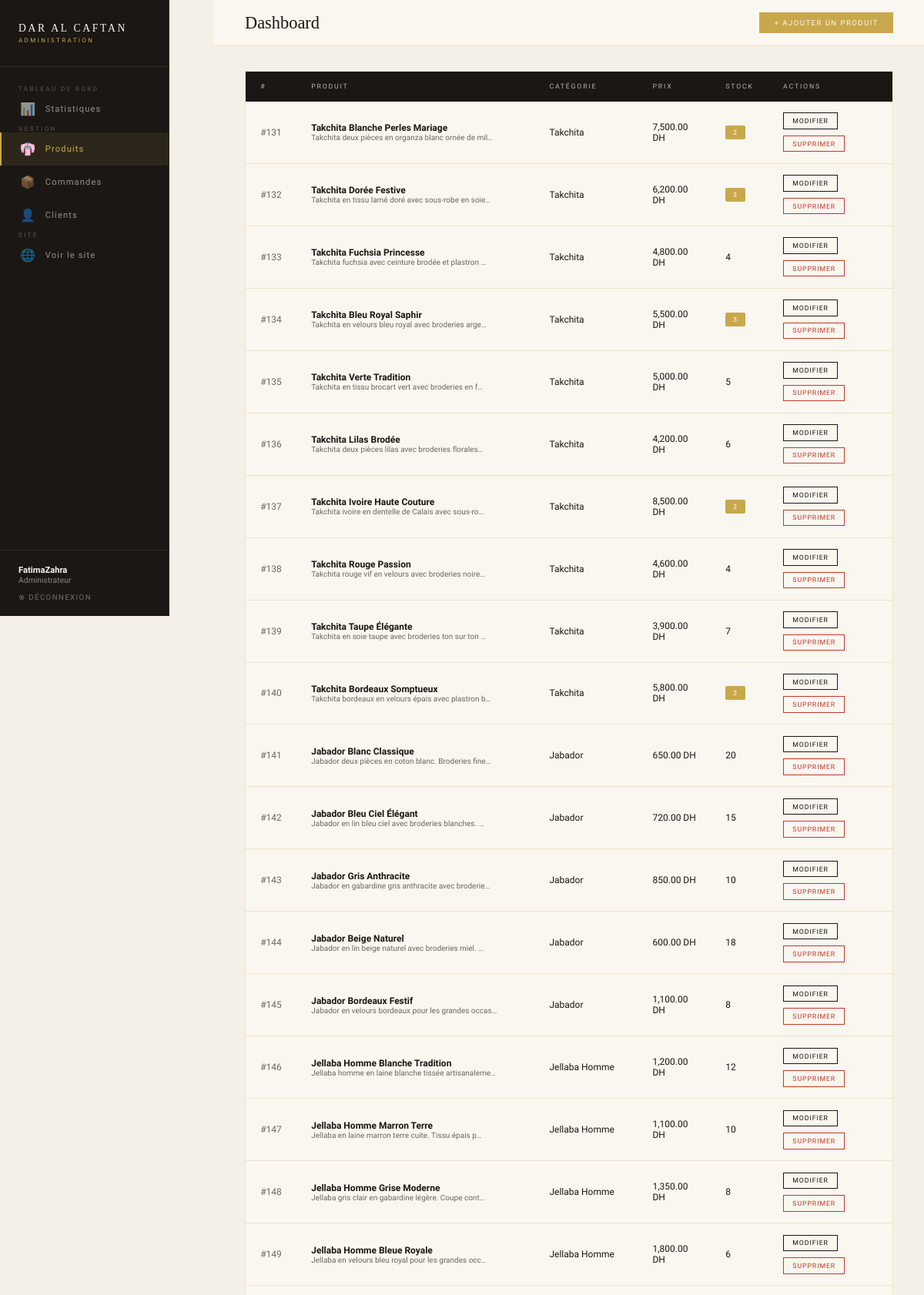
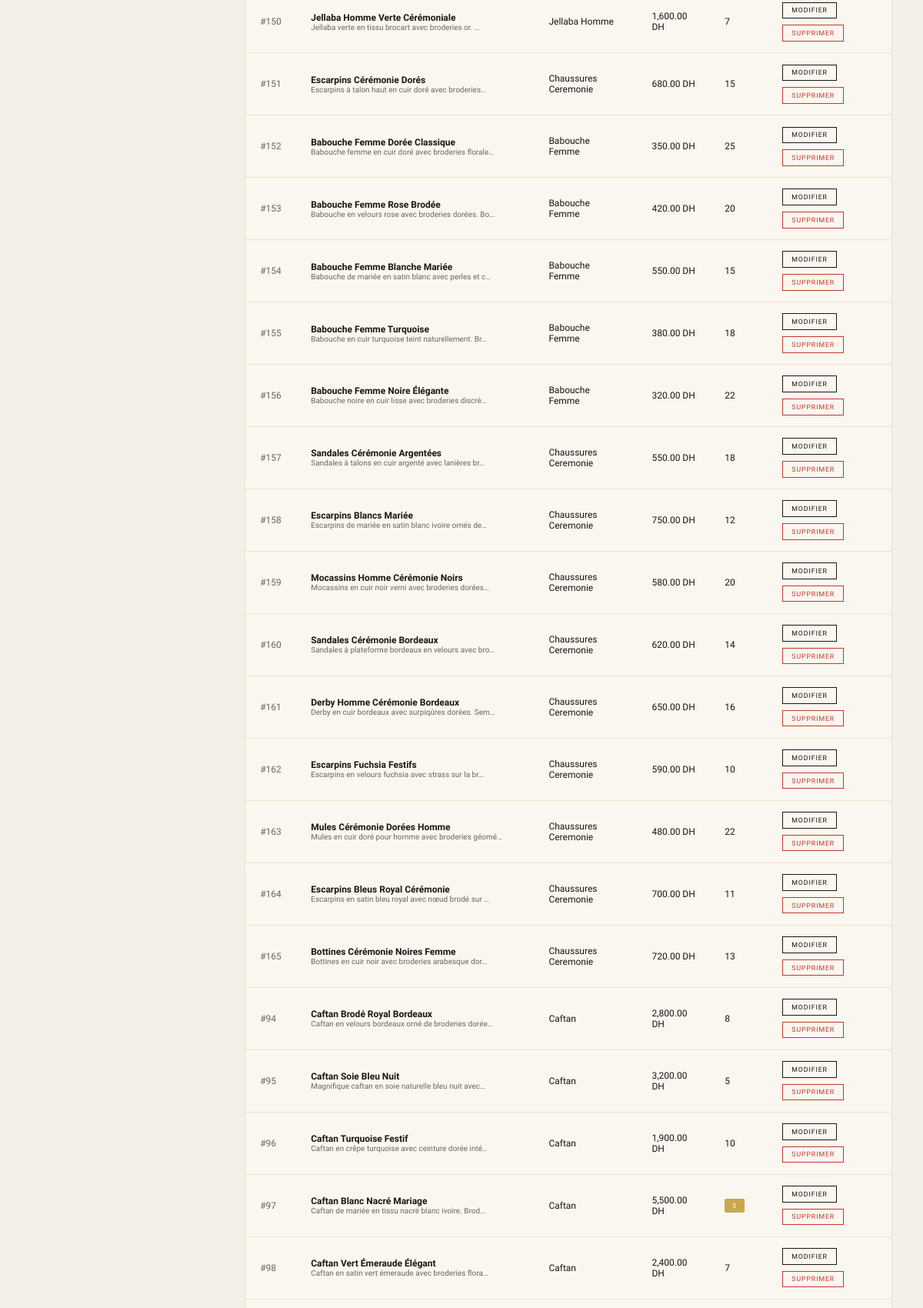
The app's page /views/admin/dashboard.php?section=produits (signed in, upper part) with its own data (2 pictures, top to bottom).
### tables this page shows
CREATE TABLE `products` (
  `id` int(11) NOT NULL,
  `name` varchar(255) DEFAULT NULL,
  `description` text DEFAULT NULL,
  `price` decimal(10,2) DEFAULT NULL,
  `image` varchar(255) DEFAULT NULL,
  `category` varchar(100) DEFAULT NULL,
  `stock` int(11) DEFAULT NULL,
  `created_at` timestamp NOT NULL DEFAULT current_timestamp(),
  `occasion` varchar(100) DEFAULT NULL,
  `region` varchar(100) DEFAULT NULL,
  `taille` varchar(100) DEFAULT NULL,
  `couleur` varchar(100) DEFAULT NULL
);

### config/database.php (called while the page is built)
<?php
function getConnection() {
    $host = "localhost";
    $dbname = "estore";
    $username = "root";
    $password = "";
    try {
        $conn = new PDO(
            "mysql:host=$host;dbname=$dbname;charset=utf8",
            $username,
            $password
        );
        $conn->setAttribute(PDO::ATTR_ERRMODE, PDO::ERRMODE_EXCEPTION);
        return $conn;
    } catch(PDOException $e) {
        die("Erreur de connexion : " . $e->getMessage());
    }
}
?>

### models/Product.php (called while the page is built, shortened)
<?php
require_once __DIR__ . '/../config/database.php';
class Product {
    private $conn;
    public function __construct() {
        $this->conn = getConnection();
    }
    public function getTous($search = '', $category = '', $sort = '', $occasion = '', $couleur = '', $region = '', $prix_min = '', $prix_max = '') {
        $where  = ["1=1"];
        $params = [];
        $orderBy = $this->buildOrderBy($sort);
        $sql  = "SELECT * FROM products WHERE " . implode(" AND ", $where) . " ORDER BY $orderBy";
        $stmt = $this->conn->prepare($sql);
        $stmt->execute($params);
        return $stmt->fetchAll(PDO::FETCH_ASSOC);
    }
    private function buildOrderBy($sort) {
        switch ($sort) {
            default:           return 'created_at DESC';
        }
    }
}
?>

### views/admin/dashboard.php (the view, shortened to what this page needs)
<?php
require_once '../../config/database.php';
require_once '../../models/Product.php';
$section = $_GET['section'] ?? 'stats';
$productModel = new Product();
$userModel    = new User();
$orderModel   = new Order();
$products  = $productModel->getTous();
$stats = [
    'nb_produits'  => $productModel->compter(),
    'nb_clients'   => $userModel->compterClients(),
    'nb_commandes' => $orderModel->compter(),
    'chiffre'      => $orderModel->getChiffreAffaires(),
    'populaires'        => $productModel->getPopulaires(5),
    'nb_visites'        => (new Visite())->compterTotal(),
    'visites_today'     => (new Visite())->compterAujourdhui(),
    'pages_populaires'  => (new Visite())->getPagesPopulaires(),
    'visites_pays'      => (new Visite())->getParPays(),
];
?>
<!DOCTYPE html>
<html lang="fr">
<head>
</head>
<body>
<aside class="sidebar">
  <div class="sidebar-brand">
    <span class="sidebar-brand-name">DAR AL CAFTAN</span>
    <span class="sidebar-brand-sub">Administration</span>
  </div>
  <nav class="sidebar-nav">
    <span class="nav-label">Tableau de bord</span>
    <a href="?section=stats"     class="nav-item <?= $section==='stats'?'active':'' ?>">
      <span class="nav-icon">📊</span> Statistiques
    </a>
    <span class="nav-label">Gestion</span>
    <a href="?section=produits"  class="nav-item <?= $section==='produits'?'active':'' ?>">
      <span class="nav-icon">👘</span> Produits
    </a>
    <a href="?section=commandes" class="nav-item <?= $section==='commandes'?'active':'' ?>">
      <span class="nav-icon">📦</span> Commandes
    </a>
    <a href="?section=clients"   class="nav-item <?= $section==='clients'?'active':'' ?>">
      <span class="nav-icon">👤</span> Clients
    </a>
    <span class="nav-label">Site</span>
    <a href="../products/index.php" class="nav-item" target="_blank">
      <span class="nav-icon">🌐</span> Voir le site
    </a>
  </nav>
  <div class="sidebar-footer">
    <p class="admin-info">
      <strong><?= htmlspecialchars($_SESSION['user_name']) ?></strong>
      Administrateur
    </p>
    <a href="../../controllers/AuthController.php?action=logout" class="logout-link">
      ⊗ Déconnexion
    </a>
  </div>
</aside>
<main class="main">
  <div class="topbar">
    <h1 class="topbar-title">
      <?php
        $titles = [
          'stats'     => 'Tableau de <em>bord</em>',
          'produits'  => 'Gestion des <em>produits</em>',
          'commandes' => 'Suivi des <em>commandes</em>',
          'clients'   => 'Gestion des <em>clients</em>',
        ];
        echo $titles[$section] ?? 'Dashboard';
      ?>
    </h1>
    <div class="topbar-actions">
      <?php if ($section === 'produits'): ?>
        <button class="btn-sm btn-gold" onclick="openModal('modal-add')">+ Ajouter un produit</button>
      <?php endif; ?>
    </div>
  </div>
  <div class="content">
    <?php if ($section === 'stats'): ?>
      <div class="stats-grid">
        <div class="stat-card">
          <span class="nav-icon stat-icon">👘</span>
          <span class="stat-label">Total produits</span>
          <div class="stat-value"><?= $stats['nb_produits'] ?></div>
        </div>
        <div class="stat-card">
          <span class="nav-icon stat-icon">👤</span>
          <span class="stat-label">Clients inscrits</span>
          <div class="stat-value"><?= $stats['nb_clients'] ?></div>
        </div>
        <div class="stat-card">
          <span class="nav-icon stat-icon">📦</span>
          <span class="stat-label">Commandes totales</span>
          <div class="stat-value"><?= $stats['nb_commandes'] ?></div>
        </div>
        <div class="stat-card">
          <span class="nav-icon stat-icon">💰</span>
          <span class="stat-label">Chiffre d'affaires</span>
          <div class="stat-value">
            <?= number_format($stats['chiffre'], 0) ?>
            <small>DH</small>
          </div>
        </div>
        <div class="stat-card">
          <span class="nav-icon stat-icon">👁️</span>
          <span class="stat-label">Visites totales</span>
          <div class="stat-value"><?= $stats['nb_visites'] ?></div>
        </div>
        <div class="stat-card">
          <span class="nav-icon stat-icon">📅</span>
          <span class="stat-label">Visites aujourd'hui</span>
          <div class="stat-value"><?= $stats['visites_today'] ?></div>
        </div>
      </div>
      <h2 class="section-title">Produits les plus <em>commandés</em></h2>
      <div class="table-wrap" style="padding:1.5rem;">
        <?php if (empty($stats['populaires'])): ?>
          <p style="font-size:0.75rem;color:var(--warm-gray);text-align:center;padding:1rem;">
            Aucune commande enregistrée pour le moment.
          </p>
        <?php else: ?>
          <?php
            $maxVente = max(array_column($stats['populaires'], 'total_vendu'));
            foreach ($stats['populaires'] as $pop):
              $pct = $maxVente > 0 ? ($pop['total_vendu'] / $maxVente) * 100 : 0;
          ?>
          <div class="pop-item">
            <span style="min-width:180px;"><?= htmlspecialchars($pop['name']) ?></span>
            <div class="pop-bar-wrap">
              <div class="pop-bar" style="width:<?= $pct ?>%"></div>
            </div>
            <span style="min-width:80px;text-align:right;color:var(--gold);font-weight:500;">
              <?= $pop['total_vendu'] ?> vendus
            </span>
          </div>
          <?php endforeach; ?>
        <?php endif; ?>
      </div>
      <h2 class="section-title" style="margin-top:2rem;">Pages les plus <em>visitées</em></h2>
      <div class="table-wrap" style="padding:1.5rem; margin-bottom:2rem;">
        <?php if (empty($stats['pages_populaires'])): ?>
          <p style="font-size:0.75rem;color:var(--warm-gray);text-align:center;">
            Aucune visite enregistrée.
          </p>
        <?php else: ?>
          <?php
            $maxPage = max(array_column($stats['pages_populaires'], 'nb'));
            foreach ($stats['pages_populaires'] as $pg):
              $pct = $maxPage > 0 ? ($pg['nb'] / $maxPage) * 100 : 0;
          ?>
          <div class="pop-item">
            <span style="min-width:160px;"><?= htmlspecialchars($pg['page']) ?></span>
            <div class="pop-bar-wrap">
              <div class="pop-bar" style="width:<?= $pct ?>%"></div>
            </div>
            <span style="min-width:80px;text-align:right;color:var(--gold);font-weight:500;">
              <?= $pg['nb'] ?> visites
            </span>
          </div>
          <?php endforeach; ?>
        <?php endif; ?>
      </div>
      <h2 class="section-title">Visiteurs par <em>pays</em></h2>
      <div class="table-wrap" style="padding:1.5rem;">
        <?php if (empty($stats['visites_pays'])): ?>
          <p style="font-size:0.75rem;color:var(--warm-gray);text-align:center;">
            Aucune donnée géographique.
          </p>
        <?php else: ?>
          <?php
            $maxPays = max(array_column($stats['visites_pays'], 'nb'));
            foreach ($stats['visites_pays'] as $pys):
              $pct = $maxPays > 0 ? ($pys['nb'] / $maxPays) * 100 : 0;
          ?>
          <div class="pop-item">
            <span style="min-width:160px;">🌍 <?= htmlspecialchars($pys['pays']) ?></span>
            <div class="pop-bar-wrap">
              <div class="pop-bar" style="width:<?= $pct ?>%; background:#4A90D9;"></div>
            </div>
            <span style="min-width:80px;text-align:right;color:#4A90D9;font-weight:500;">
              <?= $pys['nb'] ?> visiteurs
            </span>
          </div>
          <?php endforeach; ?>
        <?php endif; ?>
      </div>
    <!-- ════════════════════════════════
         SECTION : PRODUITS
    ════════════════════════════════ -->
    <?php elseif ($section === 'produits'): ?>
      <div class="table-wrap">
        <table>
          <thead>
            <tr>
              <th>#</th>
              <th>Produit</th>
              <th>Catégorie</th>
              <th>Prix</th>
              <th>Stock</th>
              <th>Actions</th>
            </tr>
          </thead>
          <tbody>
            <?php if (empty($products)): ?>
              <tr><td colspan="6" style="text-align:center;color:var(--warm-gray);padding:2rem;">
                Aucun produit. Cliquez sur "Ajouter" pour commencer.
              </td></tr>
            <?php else: ?>
              <?php foreach ($products as $p): ?>
              <tr>
                <td style="color:var(--warm-gray);">#<?= $p['id'] ?></td>
                <td>
                  <strong><?= htmlspecialchars($p['name']) ?></strong>
                  <?php if (!empty($p['description'])): ?>
                    <br><small style="color:var(--warm-gray);"><?= mb_substr(htmlspecialchars($p['description']), 0, 50) ?>…</small>
                  <?php endif; ?>
                </td>
                <td><?= htmlspecialchars($p['category']) ?></td>
                <td><?= number_format($p['price'], 2) ?> DH</td>
                <td>
                  <?php if ($p['stock'] <= 0): ?>
                    <span class="badge" style="background:#c0392b;">Rupture</span>
                  <?php elseif ($p['stock'] <= 3): ?>
                    <span class="badge" style="background:#C9A84C;"><?= $p['stock'] ?></span>
                  <?php else: ?>
                    <span><?= $p['stock'] ?></span>
                  <?php endif; ?>
                </td>
                <td>
                  <div class="td-actions">
                    <button class="btn-action btn-edit"
                      onclick="openEdit(<?= htmlspecialchars(json_encode($p)) ?>)">
                      Modifier
                    </button>
                    <a href="../../controllers/ProductController.php?action=supprimer&id=<?= $p['id'] ?>"
                       class="btn-action btn-delete"
                       onclick="return confirm('Supprimer ce produit ?')">
                      Supprimer
                    </a>
                  </div>
                </td>
              </tr>
              <?php endforeach; ?>
            <?php endif; ?>
          </tbody>
        </table>
      </div>
    <?php endif; ?>
  </div>
</main>
</body>
</html>

### views/admin/dashboard.php (style rules this page uses)
*, *::before, *::after { margin:0; padding:0; box-sizing:border-box; }
:root { --gold:#C9A84C; --gold-dark:#8B6914; --ivory:#FAF7F0; --charcoal:#1A1714; --warm-gray:#6B6560; --border:rgba(201,168,76,0.25); --bg:#F4F0E8; --sidebar:220px; }
body { font-family:'Raleway',sans-serif; background:var(--bg); color:var(--charcoal); display:flex; min-height:100vh; }
.sidebar { width:var(--sidebar); background:var(--charcoal); display:flex; flex-direction:column; position:fixed; top:0; left:0; height:100vh; border-right:0.5px solid rgba(201,168,76,0.15); z-index:50; }
.sidebar-brand { padding:1.8rem 1.5rem; border-bottom:0.5px solid rgba(201,168,76,0.15); }
.sidebar-brand-name { font-family:'Cinzel',serif; font-size:0.85rem; letter-spacing:0.2em; color:var(--ivory); display:block; }
.sidebar-brand-sub { font-size:0.5rem; letter-spacing:0.3em; text-transform:uppercase; color:var(--gold); margin-top:3px; display:block; }
.sidebar-nav { flex:1; padding:1.5rem 0; }
.nav-label { font-size:0.5rem; letter-spacing:0.3em; text-transform:uppercase; color:rgba(250,247,240,0.3); padding:0.5rem 1.5rem; margin-top:1rem; }
.nav-item { display:flex; align-items:center; gap:0.8rem; padding:0.75rem 1.5rem; font-size:0.7rem; letter-spacing:0.1em; text-decoration:none; color:rgba(250,247,240,0.55); transition:all 0.2s; border-left:2px solid transparent; }
.nav-item.active { color:var(--gold); border-left-color:var(--gold); background:rgba(201,168,76,0.1); }
.nav-icon { font-size:1rem; width:20px; text-align:center; }
.sidebar-footer { padding:1.2rem 1.5rem; border-top:0.5px solid rgba(201,168,76,0.15); }
.admin-info { font-size:0.65rem; color:rgba(250,247,240,0.5); margin-bottom:0.6rem; }
.admin-info strong { color:var(--ivory); display:block; font-size:0.7rem; }
.logout-link { font-size:0.6rem; letter-spacing:0.15em; text-transform:uppercase; color:rgba(250,247,240,0.4); text-decoration:none; transition:color 0.2s; }
.main { margin-left:var(--sidebar); flex:1; min-height:100vh; }
.topbar { background:var(--ivory); border-bottom:0.5px solid var(--border); padding:1rem 2.5rem; display:flex; justify-content:space-between; align-items:center; position:sticky; top:0; z-index:40; }
.topbar-title { font-family:'Cormorant Garamond',serif; font-size:1.4rem; font-weight:300; }
.topbar-actions { display:flex; gap:0.8rem; }
.btn-sm { font-size:0.6rem; letter-spacing:0.15em; text-transform:uppercase; padding:0.5rem 1.2rem; text-decoration:none; transition:all 0.2s; cursor:pointer; font-family:'Raleway',sans-serif; border:none; }
.btn-gold { background:var(--gold); color:var(--ivory); }
.content { padding:2rem 2.5rem; }
.table-wrap { background:var(--ivory); border:0.5px solid var(--border); overflow:hidden; margin-bottom:2rem; }
table { width:100%; border-collapse:collapse; }
thead { background:var(--charcoal); }
thead th { font-size:0.55rem; letter-spacing:0.2em; text-transform:uppercase; color:rgba(250,247,240,0.7); padding:0.9rem 1.2rem; text-align:left; font-weight:400; }
tbody tr { border-bottom:0.5px solid var(--border); transition:background 0.15s; }
td { font-size:0.75rem; padding:0.9rem 1.2rem; vertical-align:middle; }
.badge { font-size:0.55rem; letter-spacing:0.15em; text-transform:uppercase; padding:0.25rem 0.6rem; border-radius:2px; color:white; }
.td-actions { display:flex; gap:0.5rem; flex-wrap:wrap; }
.btn-action { font-size:0.55rem; letter-spacing:0.1em; text-transform:uppercase; padding:0.3rem 0.7rem; text-decoration:none; transition:all 0.15s; cursor:pointer; font-family:'Raleway',sans-serif; border:none; }
.btn-edit { border:0.5px solid var(--charcoal); color:var(--charcoal); background:transparent; }
.btn-delete { border:0.5px solid #c0392b; color:#c0392b; background:transparent; }

### records on screen
products: id "131", name "Takchita Blanche Perles Mariage", description "Takchita deux pièces en organza blanc ornée de mil", category "Takchita", price "7,500.00", stock "2"
products: id "132", name "Takchita Dorée Festive", description "Takchita en tissu lamé doré avec sous-robe en soie", category "Takchita", price "6,200.00", stock "3"
products: id "133", name "Takchita Fuchsia Princesse", description "Takchita fuchsia avec ceinture brodée et plastron", category "Takchita", price "4,800.00", stock "4"
products: id "134", name "Takchita Bleu Royal Saphir", description "Takchita en velours bleu royal avec broderies arge", category "Takchita", price "5,500.00", stock "3"
products: id "135", name "Takchita Verte Tradition", description "Takchita en tissu brocart vert avec broderies en f", category "Takchita", price "5,000.00", stock "5"
products: id "136", name "Takchita Lilas Brodée", description "Takchita deux pièces lilas avec broderies florales", category "Takchita", price "4,200.00", stock "6"
products: id "137", name "Takchita Ivoire Haute Couture", description "Takchita ivoire en dentelle de Calais avec sous-ro", category "Takchita", price "8,500.00", stock "2"
products: id "138", name "Takchita Rouge Passion", description "Takchita rouge vif en velours avec broderies noire", category "Takchita", price "4,600.00", stock "4"
products: id "139", name "Takchita Taupe Élégante", description "Takchita en soie taupe avec broderies ton sur ton", category "Takchita", price "3,900.00", stock "7"
products: id "140", name "Takchita Bordeaux Somptueux", description "Takchita bordeaux en velours épais avec plastron b", category "Takchita", price "5,800.00", stock "3"
products: id "141", name "Jabador Blanc Classique", description "Jabador deux pièces en coton blanc. Broderies fine", category "Jabador", price "650.00", stock "20"
products: id "142", name "Jabador Bleu Ciel Élégant", description "Jabador en lin bleu ciel avec broderies blanches.", category "Jabador", price "720.00", stock "15"
products: id "143", name "Jabador Gris Anthracite", description "Jabador en gabardine gris anthracite avec broderie", category "Jabador", price "850.00", stock "10"
products: id "144", name "Jabador Beige Naturel", description "Jabador en lin beige naturel avec broderies miel.", category "Jabador", price "600.00", stock "18"
products: id "145", name "Jabador Bordeaux Festif", description "Jabador en velours bordeaux pour les grandes occas", category "Jabador", price "1,100.00", stock "8"
products: id "146", name "Jellaba Homme Blanche Tradition", description "Jellaba homme en laine blanche tissée artisanaleme", category "Jellaba Homme", price "1,200.00", stock "12"
products: id "147", name "Jellaba Homme Marron Terre", description "Jellaba en laine marron terre cuite. Tissu épais p", category "Jellaba Homme", price "1,100.00", stock "10"
products: id "148", name "Jellaba Homme Grise Moderne", description "Jellaba gris clair en gabardine légère. Coupe cont", category "Jellaba Homme", price "1,350.00", stock "8"
products: id "149", name "Jellaba Homme Bleue Royale", description "Jellaba en velours bleu royal pour les grandes occ", category "Jellaba Homme", price "1,800.00", stock "6"
products: id "150", name "Jellaba Homme Verte Cérémoniale", description "Jellaba verte en tissu brocart avec broderies or.", category "Jellaba Homme", price "1,600.00", stock "7"
products: id "151", name "Escarpins Cérémonie Dorés", description "Escarpins à talon haut en cuir doré avec broderies", category "Chaussures Ceremonie", price "680.00", stock "15"
products: id "152", name "Babouche Femme Dorée Classique", description "Babouche femme en cuir doré avec broderies florale", category "Babouche Femme", price "350.00", stock "25"
products: id "153", name "Babouche Femme Rose Brodée", description "Babouche en velours rose avec broderies dorées. Bo", category "Babouche Femme", price "420.00", stock "20"
products: id "154", name "Babouche Femme Blanche Mariée", description "Babouche de mariée en satin blanc avec perles et c", category "Babouche Femme", price "550.00", stock "15"
products: id "155", name "Babouche Femme Turquoise", description "Babouche en cuir turquoise teint naturellement. Br", category "Babouche Femme", price "380.00", stock "18"
products: id "156", name "Babouche Femme Noire Élégante", description "Babouche noire en cuir lisse avec broderies discrè", category "Babouche Femme", price "320.00", stock "22"
products: id "157", name "Sandales Cérémonie Argentées", description "Sandales à talons en cuir argenté avec lanières br", category "Chaussures Ceremonie", price "550.00", stock "18"
products: id "158", name "Escarpins Blancs Mariée", description "Escarpins de mariée en satin blanc ivoire ornés de", category "Chaussures Ceremonie", price "750.00", stock "12"
products: id "159", name "Mocassins Homme Cérémonie Noirs", description "Mocassins en cuir noir verni avec broderies dorées", category "Chaussures Ceremonie", price "580.00", stock "20"
products: id "160", name "Sandales Cérémonie Bordeaux", description "Sandales à plateforme bordeaux en velours avec bro", category "Chaussures Ceremonie", price "620.00", stock "14"
products: id "161", name "Derby Homme Cérémonie Bordeaux", description "Derby en cuir bordeaux avec surpiqûres dorées. Sem", category "Chaussures Ceremonie", price "650.00", stock "16"
products: id "162", name "Escarpins Fuchsia Festifs", description "Escarpins en velours fuchsia avec strass sur la br", category "Chaussures Ceremonie", price "590.00", stock "10"
products: id "163", name "Mules Cérémonie Dorées Homme", description "Mules en cuir doré pour homme avec broderies géomé", category "Chaussures Ceremonie", price "480.00", stock "22"
products: id "164", name "Escarpins Bleus Royal Cérémonie", description "Escarpins en satin bleu royal avec nœud brodé sur", category "Chaussures Ceremonie", price "700.00", stock "11"
products: id "165", name "Bottines Cérémonie Noires Femme", description "Bottines en cuir noir avec broderies arabesque dor", category "Chaussures Ceremonie", price "720.00", stock "13"
products: id "94", name "Caftan Brodé Royal Bordeaux", description "Caftan en velours bordeaux orné de broderies dorée", category "Caftan", price "2,800.00", stock "8"
products: id "95", name "Caftan Soie Bleu Nuit", description "Magnifique caftan en soie naturelle bleu nuit avec", category "Caftan", price "3,200.00", stock "5"
products: id "96", name "Caftan Turquoise Festif", description "Caftan en crêpe turquoise avec ceinture dorée inté", category "Caftan", price "1,900.00", stock "10"
products: id "97", name "Caftan Blanc Nacré Mariage", description "Caftan de mariée en tissu nacré blanc ivoire. Brod", category "Caftan", price "5,500.00", stock "3"
products: id "98", name "Caftan Vert Émeraude Élégant", description "Caftan en satin vert émeraude avec broderies flora", category "Caftan", price "2,400.00", stock "7"

### other values on screen
$_SESSION['user_name'] "FatimaZahra"
$titles[$section] "Dashboard"
